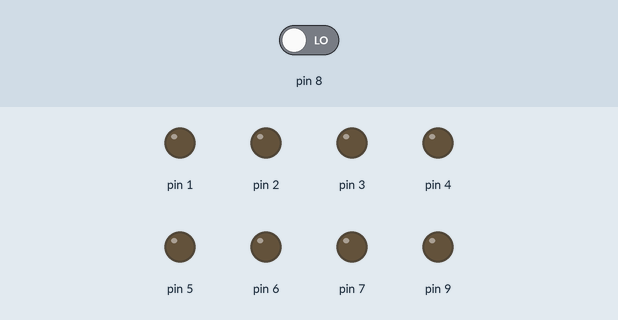
This sketch was run on a simulated Arduino Uno, built with avr-gcc and run on an emulated ATmega328P. Parts: output pins drawn as LEDs (lit = HIGH). The test bench sets the inputs (shaded band); at power-on: pin 8 LOW.

Above: at 1.2 s.
1.3 s: pin 8 driven HIGH
At 4.1 s:
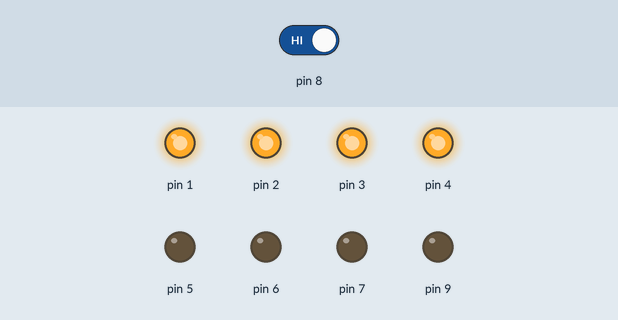
4.3 s: pin 8 driven LOW
At 5.1 s:
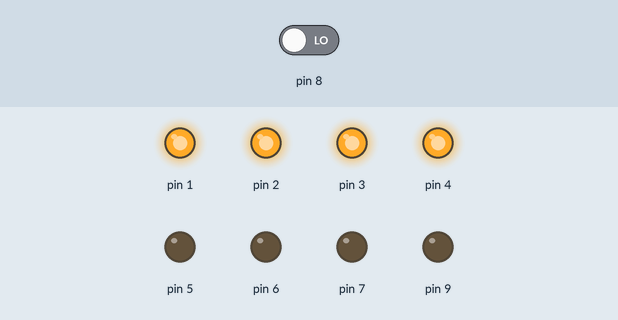
5.8 s: pin 8 driven HIGH
At 9.0 s:
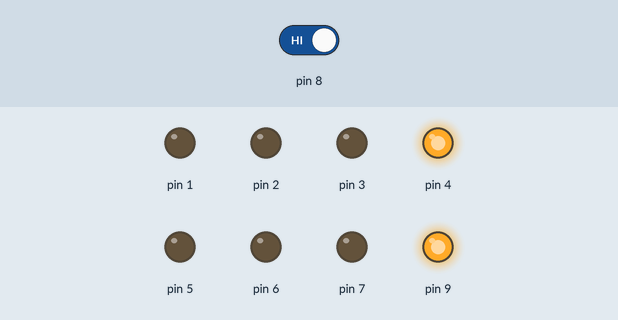
Timing chart, 0 to 10.5 s (numbered marks = the images above; inputs shaded):
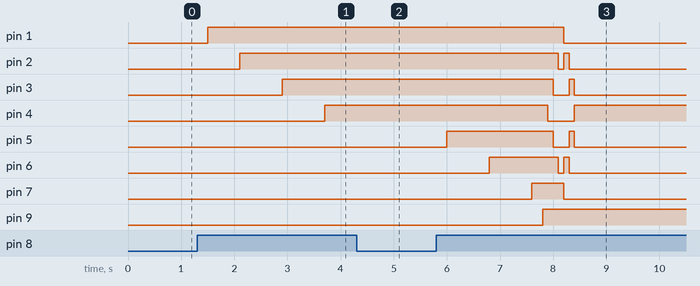

Measured:
- after the input at 1.3 s, pin 1: LOW → HIGH after 0.20 s; pin 2: LOW → HIGH after 0.80 s; pin 3: LOW → HIGH after 1.6 s; pin 4: LOW → HIGH after 2.4 s
- after the input at 4.3 s, pin 5: stays LOW (without the input it goes to HIGH after 0.20 s); pin 6: stays LOW (without the input it goes to HIGH after 1.0 s)
- after the input at 5.8 s, pin 1: HIGH → LOW after 2.4 s; pin 2: HIGH → LOW after 2.3 s, → HIGH 0.10 s later, → LOW 0.10 s later; pin 3: HIGH → LOW after 2.2 s, → HIGH 0.30 s later, → LOW 0.10 s later; pin 4: HIGH → LOW after 2.1 s, → HIGH 0.50 s later; pin 5: LOW → HIGH after 0.20 s, → LOW 2.0 s later, → HIGH 0.30 s later, → LOW 0.10 s later

The sketch:

ard.led.varun.ino
```cpp
int count;

void setup() {
  // put your setup code here, to run once:
  pinMode(8,INPUT);
  pinMode(7,OUTPUT);
  pinMode(6,OUTPUT);
  pinMode(5,OUTPUT);
  pinMode(4,OUTPUT);
  pinMode(3,OUTPUT);
  pinMode(2,OUTPUT);
  pinMode(1,OUTPUT);
  pinMode(9,OUTPUT);
  digitalWrite(9,LOW);
}

void loop() {
  // put your main code here, to run repeatedly:

  if(digitalRead(8)==HIGH){
    count++;
    delay(200);
  }

  if(count==1){
    digitalWrite(1,HIGH);
    }
  else if(count==4){
    digitalWrite(1,HIGH);
    digitalWrite(2,HIGH);
    }
  else if(count==8){
    digitalWrite(1,HIGH);
    digitalWrite(2,HIGH);
    digitalWrite(3,HIGH);
    }
  else if(count==12){
    digitalWrite(1,HIGH);
    digitalWrite(2,HIGH);
    digitalWrite(3,HIGH);
    digitalWrite(4,HIGH);
    }
  else if(count==16){
    digitalWrite(1,HIGH);
    digitalWrite(2,HIGH);
    digitalWrite(3,HIGH);
    digitalWrite(4,HIGH);
    digitalWrite(5,HIGH);
    }
  else if(count==20){
    digitalWrite(1,HIGH);
    digitalWrite(2,HIGH);
    digitalWrite(3,HIGH);
    digitalWrite(4,HIGH);
    digitalWrite(5,HIGH);
    digitalWrite(6,HIGH);
    }
  else if(count==24){
    digitalWrite(1,HIGH);
    digitalWrite(2,HIGH);
    digitalWrite(3,HIGH);
    digitalWrite(4,HIGH);
    digitalWrite(5,HIGH);
    digitalWrite(6,HIGH);
    digitalWrite(7,HIGH);
    }

  if(count==25){
    digitalWrite(9,HIGH);
    digitalWrite(4,HIGH);
    delay(100);
    digitalWrite(3,HIGH);
    digitalWrite(5,HIGH);
    digitalWrite(4,LOW);
    delay(100);
    digitalWrite(2,HIGH);
    digitalWrite(6,HIGH);
    digitalWrite(3,LOW);
    digitalWrite(5,LOW);
    delay(100);
    digitalWrite(1,HIGH);
    digitalWrite(7,HIGH);
    digitalWrite(2,LOW);
    digitalWrite(6,LOW);
    delay(100);
    digitalWrite(2,HIGH);
    digitalWrite(6,HIGH);
    digitalWrite(1,LOW);
    digitalWrite(7,LOW);
    delay(100);
    digitalWrite(3,HIGH);
    digitalWrite(5,HIGH);
    digitalWrite(2,LOW);
    digitalWrite(6,LOW);
    delay(100);
    digitalWrite(4,HIGH);
    digitalWrite(3,LOW);
    digitalWrite(5,LOW);
    delay(100);
    }
}
```
